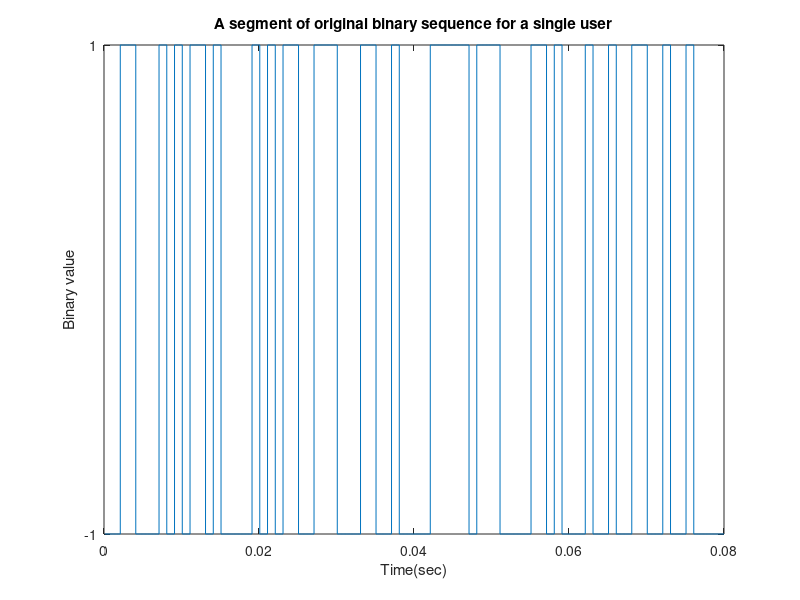
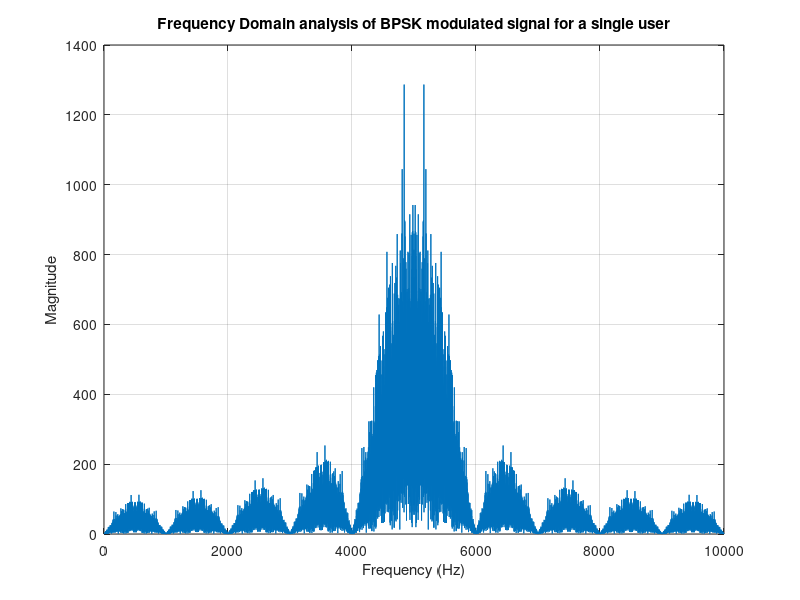
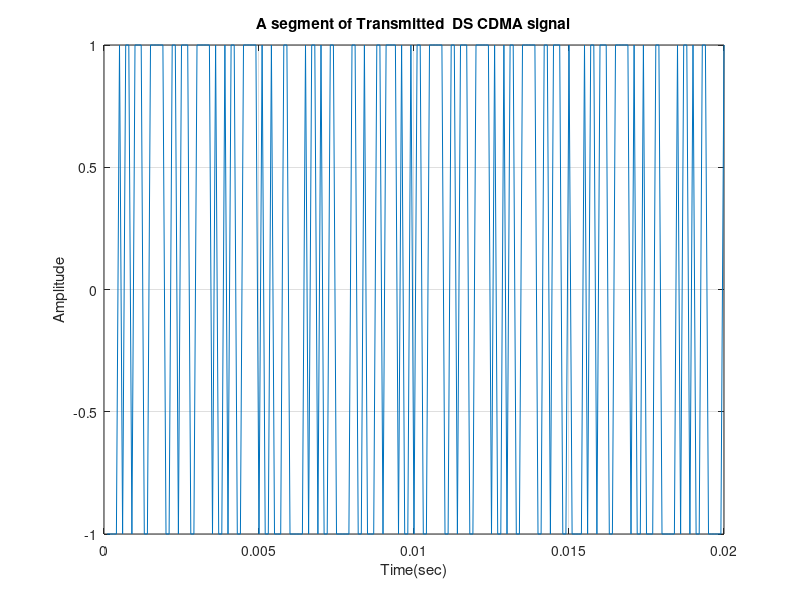

Recreate these plots in MATLAB, in order. (Note: this script raises an error after producing the figures.)
clear all;
close all;
msg=round(rand(1,1000));
%1/2 rated convolutional Encoder
trellis=poly2trellis(3,[6 7]);
user=convenc(msg,trellis);
% Convolutionally encoded data(0,1) are  mapping into +1/1
%% To convert the binary sequences to bipolar NRZ format
length_user=length(user);
for i=1:length_user
    if user(i)==0
        user(i)=-1;
    end
end
fc=5000; %%carrier frequency, %KHz
eb=.5;     %% energy per bit
bitrate=1000;% 1KHz
tb=1/bitrate; %% time per bit of message sequence
chiprate=10000;
tc=1/chiprate;
%%% CDMA transmitter for a single user
t=tc:tc:tb*length_user;
%%plotting base band signal for user
basebandsig=[];
for i=1:length_user
    for j=tc:tc:tb
        if user(i)==1
            basebandsig=[basebandsig 1];
        else
            basebandsig=[basebandsig -1];
        end
    end
end
figure(1)
stairs(t(1:800),basebandsig(1:800))
xlabel('Time(sec)')
ylabel('Binary value')
set(gca,'ytick',[ -1  1 ])
title('A segment of original binary sequence for a single user')
%%%% BPSK Modulation
bpskmod=[];
for i=1:length_user
    for j=tc:tc:tb
        bpskmod=[bpskmod sqrt(2*eb)*user(i)*cos(2*pi*fc*j)];
    end
end
%length(bpskmod)
number=length(t); %Total number of time segments
spectrum=abs(fft(bpskmod));
sampling_frequency=2*fc;
sampling_interval=(1.0/sampling_frequency);
nyquest_frequency=1.0/(2.0*sampling_interval);
for i=1:number
    frequency(i)=(1.0/(number*sampling_interval)).*i;
end
figure(2)
plot(frequency,spectrum)
title('Frequency Domain analysis of BPSK modulated signal for a single user')
xlabel('Frequency (Hz)')
ylabel('Magnitude')
grid on
%% PN generator for  a single user
%% let initial seed for a single user  is 1000
seed=[1 -1 1 -1];  %convert it into bipolar NRZ format
spreadspectrum=[];
pn=[];
for i=1:length_user
    for j=1:10 %chip rate is 10 times the bit rate
        pn=[pn seed(4)];
        if seed (4)==seed(3) temp=-1;
        else temp=1;
        end
        seed(4)=seed(3);
        seed(3)=seed(2);
        seed(2)=seed(1);
        seed(1)=temp;
    end
end
% each bit has 100 samples. and each pn chip has 10 samples. there r
% 10 chip per bit there fore size of pn samples and original bit is same
pnupsampled=[];
len_pn=length(pn);
for i=1:len_pn
    for j=10*tc:10*tc:tb
        if pn(i)==1
            pnupsampled=[pnupsampled 1];
        else
            pnupsampled=[pnupsampled -1];
        end
    end
end
length_pnupsampled=length(pnupsampled);
sigtx=bpskmod.*pnupsampled;
figure(3)
plot(t(1:200), sigtx(1:200))
title('A segment of Transmitted  DS CDMA signal')
xlabel('Time(sec)')
ylabel('Amplitude')
grid on
%%%%%%%%%%%%%AWGN CHANNEL%%%%%%%%%%%%%%%%%%%%%%%%%%%%%%%
%snr_in_dBs=1;
snr_in_dBs=0:1.0:10;
for m=1:length(snr_in_dBs)
    ber(m)=0.0;
    composite_signal=awgn(sigtx,snr_in_dBs(m),'measured');  %% SNR of % dbs
    %%%%%%%%%%%%%DEMODULATION FOR USER 1%%%%%%%%%%%%%%%%%%%%
    rx=composite_signal.*pnupsampled;
    %%%% BPSK demodulation for a single user
    demodcar=[];
    for i=1:length_user
        for j=tc:tc:tb
            demodcar=[demodcar sqrt(2*eb)*cos(2*pi*fc*j)];
        end
    end
    bpskdemod=rx.*demodcar;
    len_dmod=length(bpskdemod);
    sum=zeros(1,len_dmod/10);
    for i=1:len_dmod/10
        for j=(i-1)*10+1:i*10
            sum(i)=sum(i)+bpskdemod(j);
        end
    end
    sum;
    rxbits=[];
    for i=1:length_user
        if sum(i)>0
            rxbits=[rxbits 1];
        else
            rxbits=[rxbits 0];
        end
    end
    tblen = 3; delay = tblen; % Traceback length
    decoded = vitdec(rxbits,trellis,tblen,'cont','hard');
    [number,rat] = biterr(decoded(delay+1:end),msg(1:end-delay));
    ber(m)=rat;
end % for m
figure(4)
plot(snr_in_dBs,ber);
xlabel('Signal to noise ratio(dB)');
ylabel('BER');
legend('BER simulation for a single user');
title(' Coded BER simulation under AWGN chaanel ')
grid on
